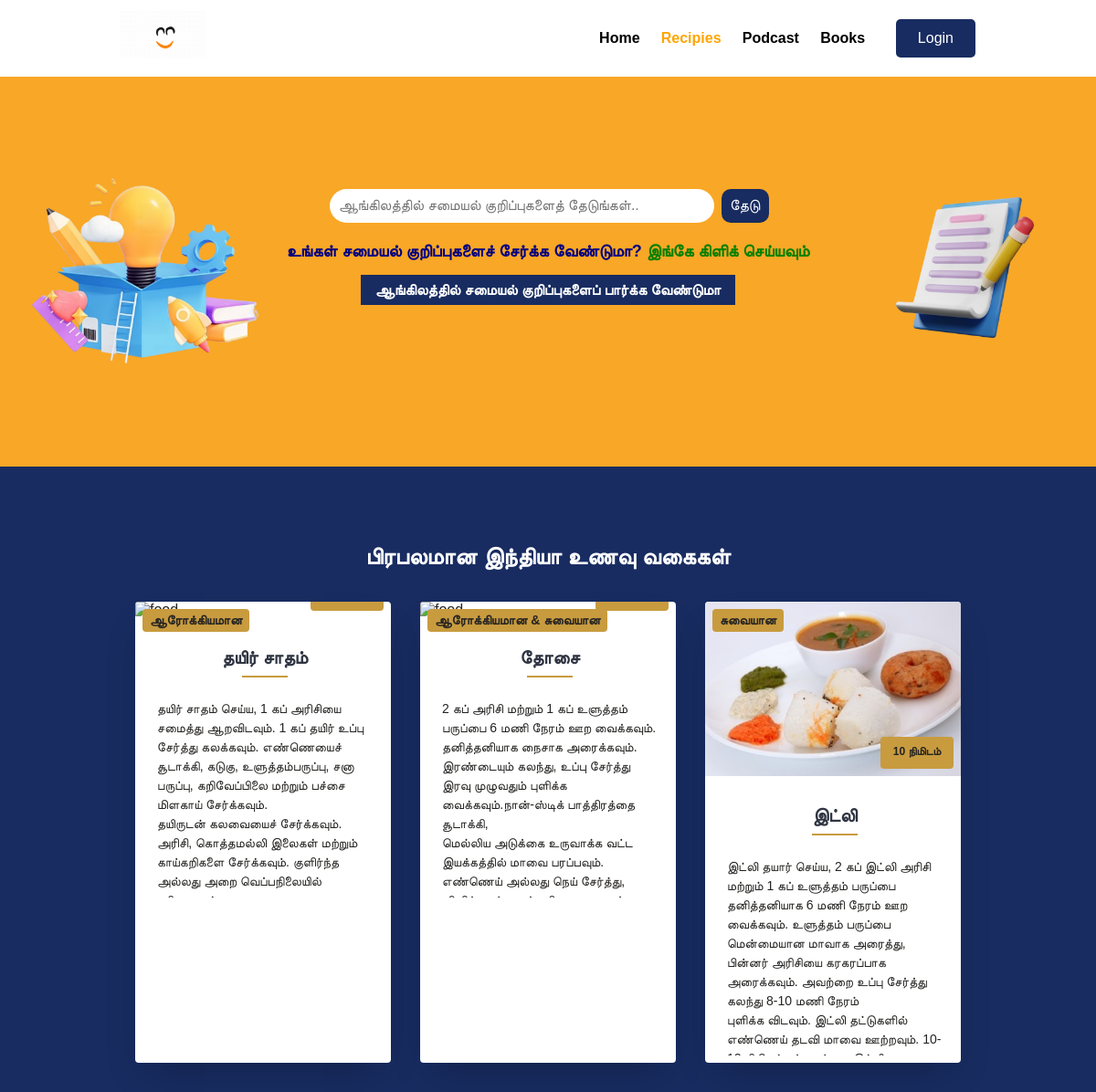
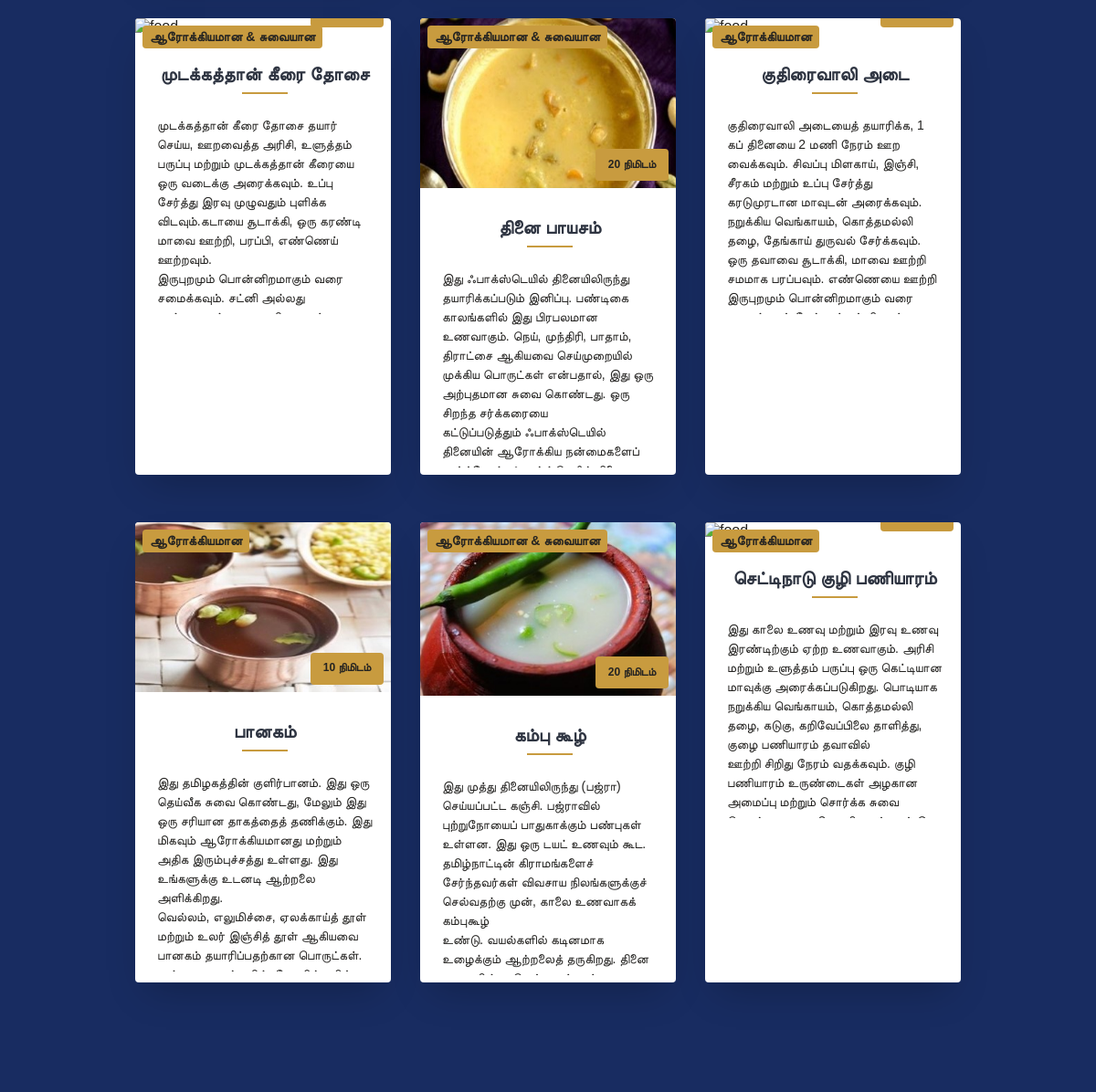
Screenshot of /Recipies-tam.php with the database file from the repository (2 pictures, top to bottom).
### tables this page shows
CREATE TABLE `recipies_tamil` (
  `id` int(10) UNSIGNED NOT NULL,
  `title` varchar(200) NOT NULL,
  `description` varchar(255) NOT NULL,
  `rem_description` varchar(255) NOT NULL,
  `image_name` varchar(255) NOT NULL,
  `type` varchar(200) NOT NULL,
  `timing` varchar(200) NOT NULL,
  `serving` varchar(200) NOT NULL,
  `ingredients` varchar(200) NOT NULL,
  `posted_by` varchar(200) NOT NULL,
  `posted_on` datetime NOT NULL
);

### Recipies-tam.php (the view, shortened to what this page needs)
<?php include('Back-end/config/constants.php'); ?>
<!DOCTYPE html>
<html lang="en">
<head>
    <link rel="stylesheet" href="Front-end/css/style.css">
</head>
<body>
    <section class="navbar" style="background-color:white;">
        <div class="container2">
            <div class="logo">
                <a href="#" title="Logo">
                    <img src="Front-end/images/foodies.gif" alt="Restaurant Logo" class="img-responsive" >
                </a>
            </div>
            <div class="menu text-right">
                <ul>
                    <li>
                        <a href="<?php echo SITEURL; ?>" >Home</a>
                    </li>
                    <li>
                        <a href="<?php echo SITEURL; ?>Recipies.php" style="color: orange;">Recipies</a>
                    </li>
                    <li>
                    <a href="<?php echo SITEURL; ?>Podcast.php" >Podcast</a>
                        </li>
                        <li>
                        <a href="<?php echo SITEURL; ?>Books.php" >Books</a>
                    </li>
                    <a href="<?php echo SITEURL; ?>Back-end/Restaurant-food/admin/login-rest.php"><button class="button"
                        style=" background-color: #182C61;
                            color: rgb(255, 255, 255);
                            padding: 12px 24px;
                            border-radius: 5px; margin-left: 20px;">Login</button></a>
                </ul>
            </div>
        </div>
    </section>
     <section class="food-search6 text-center">
        <div class="container">
        <form action="<?php echo SITEURL; ?>Recipies-search-tam.php" method="POST">
                <input type="search" name="recipies1" placeholder="ஆங்கிலத்தில் சமையல் குறிப்புகளைத் தேடுங்கள்.." required id="search-bar">
                <input type="submit" name="submit" value="தேடு" class="btn btn-primary" id="search-btn"><br><br>
                <span style="font-size:18px; font-weight:bold; color:navy;">உங்கள் சமையல் குறிப்புகளைச் சேர்க்க வேண்டுமா? <a href="<?php echo SITEURL; ?>Blog/add-recipies-tam.php" style="font-size:18px; font-weight:bold; color:green;">இங்கே கிளிக் செய்யவும்</a><span><br><br>
            </form>
            <a href="<?php echo SITEURL; ?>Recipies.php" style="font-size:16px; font-weight:bold; border:5px; padding:8px 16px; background-color: #182C61; color: white; "> ஆங்கிலத்தில் சமையல் குறிப்புகளைப் பார்க்க வேண்டுமா </a>
            <br><br><br>
?> <br>
        </div>
    </section>
    <section class="food-type">
        <div class="container">
        <h2 class="text-center" style="color: white; font-size:25px;">பிரபலமான இந்தியா உணவு வகைகள்</h2>
        <div class="main" style='font-family: "Oxygen", sans-serif;   color: #050505;'>
  <ul class="cards">
        <?php
           $sql2 ="SELECT * FROM recipies_tamil";
           $res2 = mysqli_query($conn, $sql2);
           $count2 = mysqli_num_rows($res2);
           if($count2>0)
           {
             while($row2=mysqli_fetch_assoc($res2))
             {
                    $title = $row2['title'];
                    $description = $row2['description'];
                    $rem_description = $row2['rem_description'];
                    $type = $row2['type'];
                    $timing = $row2['timing'];
                    $image_name = $row2['image_name'];
                     ?>
    <li class="cards_item">
      <div class="card">
        <div class="card_image">
          <span class="note"><?php echo $type;?></span>
                  <?php
                  if($image_name=="")
                  {
                   echo "<div class='error'>புகை படம் கிடைக்கவில்லை  <strong>X</strong></div>";
                  }else{
                   ?>
                  <img src="<?php echo SITEURL; ?>Front-end/blog/tam/<?php echo $image_name;?>" alt="food"  />
                   <?php
                  }
              ?>
          <span class="card_price"><span><?php echo $timing."";?></span>
        </div>
        <div class="card_content">
          <h2 class="card_title"><?php echo $title;?></h2>
          <p> <?php echo $description;?><br>
          <?php echo $rem_description;?></p>
          <br>
          </div>
        </div>
    </li>
      <?php
                }
                }
              else
                 {
              echo "<div class='error'>சமையல் வகைகள் பதிவிடவில்லை <strong>X</strong></div>";
             }
            ?>
</ul>
</div>
        </div>
    </section>

### Front-end/css/style.css (style rules this page uses)
* { margin: 0 0; padding: 0 0; font-family: Arial, Helvetica, sans-serif; }
.container { width: 80%; margin: 0 auto; padding: 1%; }
.container2 { width: 80%; margin: 0 auto; padding: 1%; }
.img-responsive { width: 100%; }
.text-right { text-align: right; }
.text-center { text-align: center; }
a { color: black; text-decoration: none; }
.btn { padding: 1%; border: none; font-size: 1rem; border-radius: 10px; }
.btn-primary { background-color: #182C61; color: white; cursor: pointer; }
h2 { color: #2f3542; font-size: 2rem; margin-bottom: 2%; }
.logo { width: 10%; float: left; }
.menu { line-height: 60px; }
.menu ul { list-style-type: none; }
.menu ul li { display: inline; padding: 1%; font-weight: bold; }
.food-search6 { background-image: url(../images/Foodies_blog.png); background-size: cover; background-repeat: no-repeat; background-position: center; padding: 9% 0; }
.food-search6 input[type="search"] { width: 45%; padding: 1%; font-size: 1rem; border: none; border-radius: 30px; margin: 3px; }
.food-type { background-color:#182C61; padding: 6% 0; }
.card { border-radius: 8px; box-shadow: 0 2px 2px rgba(204, 197, 185, 0.5); background-color: #FFFFFF; color: #252422; margin-bottom: 20px; position: relative; z-index: 1; }
.button { border: none; color: rgb(255, 255, 255); padding: 14px 28px; text-align: center; text-decoration: none; display: inline-block; font-size: 16px; transition-duration: 0.4s; cursor: pointer; }
p { font-size: 14px; line-height: 21px; }

### Recipies-tam.php (style rules this page uses)
*, *::before, *::after { box-sizing: border-box; }
.main { max-width: 1200px; margin: 0 auto; }
.cards { display: flex; flex-wrap: wrap; list-style: none; margin: 0; padding: 0; }
.cards_item { display: flex; padding: 1rem; }
.card_image { position: relative; max-height: 250px; }
.card_image img { width: 100%; height: 100%; object-fit: cover; }
.card_price { position: absolute; bottom: 8px; right: 8px; display: flex; justify-content: center; align-items: center; width: 80px; height: 35px; border-radius: 0.25rem; background-color: #c89b3f; font-size: 18px; font-weight: 700; }
.card_price span { font-size: 12px; margin-top: -2px; }
.note { position: absolute; top: 8px; left: 8px; padding: 4px 8px; border-radius: 0.25rem; background-color: #c89b3f; font-size: 14px; font-weight: 700; }
@media (min-width: 40rem) { .cards_item { width: 50%; } }
@media (min-width: 56rem) { .cards_item { width: 33.3333%; } }
.card { background-color: white; border-radius: 0.25rem; box-shadow: 0 20px 40px -14px rgba(0, 0, 0, 0.25); display: flex; flex-direction: column; overflow: hidden; }
.card_content { position: relative; padding: 16px 12px 32px 24px; margin: 16px 8px 8px 0; max-height: 290px; overflow-y: scroll; }
.card_title { position: relative; margin: 0 0 24px; padding-bottom: 10px; text-align: center; font-size: 20px; font-weight: 700; }
.card_title::after { position: absolute; display: block; width: 50px; height: 2px; bottom: 0; left: 50%; transform: translateX(-50%); background-color: #c89b3f; content: ""; }

### rows the page displays
recipies_tamil: type "ஆரோக்கியமான", title "தயிர் சாதம்", description "தயிர் சாதம் செய்ய, 1 கப் அரிசியை சமைத்து ஆறவிடவும். 1 கப் தயிர் உப்பு சேர்த்து கலக்கவும். எண்ணெயைச் சூடாக்கி, கடுகு, உளுத்தம்பருப்பு, சனா பருப்பு, கறிவேப்பிலை மற்றும் பச்சை மிளகாய் சேர்க்கவும்.", rem_description "தயிருடன் கலவையைச் சேர்க்கவும். அரிசி, கொத்தமல்லி இலைகள் மற்றும் காய்கறிகளை சேர்க்கவும். குளிர்ந்த அல்லது அறை வெப்பநிலையில்…"
recipies_tamil: type "ஆரோக்கியமான & சுவையான", title "தோசை", description "2 கப் அரிசி மற்றும் 1 கப் உளுத்தம் பருப்பை 6 மணி நேரம் ஊற வைக்கவும். தனித்தனியாக நைசாக அரைக்கவும். இரண்டையும் கலந்து, உப்பு சேர்த்து இரவு முழுவதும் புளிக்க வைக்கவும்.நான்-ஸ்டிக் பாத்திரத்தை சூடாக்கி,", rem_description "மெல்லிய அடுக்கை உருவாக்க வட்ட இயக்கத்தில் மாவை பரப்பவும். எண்ணெய் அல்லது நெய் சேர்த்து,…"
recipies_tamil: type "சுவையான", image_name (picture), timing "10 நிமிடம்", title "இட்லி", description "இட்லி தயார் செய்ய, 2 கப் இட்லி அரிசி மற்றும் 1 கப் உளுத்தம் பருப்பை தனித்தனியாக 6 மணி நேரம் ஊற வைக்கவும். உளுத்தம் பருப்பை மென்மையான மாவாக அரைத்து, பின்னர் அரிசியை கரகரப்பாக அரைக்கவும். அவற்றை உப்பு சேர்த்து கலந்து 8-10 மணி நேரம்", rem_description "புளிக்க விடவும். இட்லி தட்டுகளில் எண்ணெய் தடவி மாவை ஊற்றவும்.…"
recipies_tamil: type "ஆரோக்கியமான & சுவையான", title "முடக்கத்தான் கீரை தோசை", description "முடக்கத்தான் கீரை தோசை தயார் செய்ய, ஊறவைத்த அரிசி, உளுத்தம் பருப்பு மற்றும் முடக்கத்தான் கீரையை ஒரு வடைக்கு அரைக்கவும். உப்பு சேர்த்து இரவு முழுவதும் புளிக்க விடவும்.கடாயை சூடாக்கி, ஒரு கரண்டி மாவை ஊற்றி, பரப்பி, எண்ணெய் ஊற்றவும்.", rem_description "இருபுறமும் பொன்னிறமாகும் வரை சமைக்கவும். சட்னி அல்லது…"
recipies_tamil: type "ஆரோக்கியமான & சுவையான", image_name (picture), timing "20 நிமிடம்", title "தினை பாயசம்", description "இது ஃபாக்ஸ்டெயில் தினையிலிருந்து தயாரிக்கப்படும் இனிப்பு. பண்டிகை காலங்களில் இது பிரபலமான உணவாகும். நெய், முந்திரி, பாதாம், திராட்சை ஆகியவை செய்முறையில் முக்கிய பொருட்கள் என்பதால், இது ஒரு அற்புதமான சுவை கொண்டது. ஒரு சிறந்த சர்க்கரையை", rem_description "கட்டுப்படுத்தும் ஃபாக்ஸ்டெயில் தினையின் ஆரோக்கிய நன்மைகளைப்…"
recipies_tamil: type "ஆரோக்கியமான", title "குதிரைவாலி அடை", description "குதிரைவாலி அடையைத் தயாரிக்க, 1 கப் தினையை 2 மணி நேரம் ஊற வைக்கவும். சிவப்பு மிளகாய், இஞ்சி, சீரகம் மற்றும் உப்பு சேர்த்து கரடுமுரடான மாவுடன் அரைக்கவும். நறுக்கிய வெங்காயம், கொத்தமல்லி தழை, தேங்காய் துருவல் சேர்க்கவும்.", rem_description "ஒரு தவாவை சூடாக்கி, மாவை ஊற்றி சமமாக பரப்பவும். எண்ணெயை ஊற்றி இருபுறமும் பொன்னிறமாகும் வரை…"
recipies_tamil: type "ஆரோக்கியமான", image_name (picture), timing "10 நிமிடம்", title "பானகம்", description "இது தமிழகத்தின் குளிர்பானம். இது ஒரு தெய்வீக சுவை கொண்டது, மேலும் இது ஒரு சரியான தாகத்தைத் தணிக்கும். இது மிகவும் ஆரோக்கியமானது மற்றும் அதிக இரும்புச்சத்து உள்ளது. இது உங்களுக்கு உடனடி ஆற்றலை அளிக்கிறது.", rem_description "வெல்லம், எலுமிச்சை, ஏலக்காய்த் தூள் மற்றும் உலர் இஞ்சித் தூள் ஆகியவை பானகம் தயாரிப்பதற்கான பொருட்கள்.…"
recipies_tamil: type "ஆரோக்கியமான & சுவையான", image_name (picture), timing "20 நிமிடம்", title "கம்பு கூழ்", description "இது முத்து தினையிலிருந்து (பஜ்ரா) செய்யப்பட்ட கஞ்சி. பஜ்ராவில் புற்றுநோயைப் பாதுகாக்கும் பண்புகள் உள்ளன. இது ஒரு டயட் உணவும் கூட. தமிழ்நாட்டின் கிராமங்களைச் சேர்ந்தவர்கள் விவசாய நிலங்களுக்குச் செல்வதற்கு முன், காலை உணவாகக் கம்புகூழ்", rem_description "உண்டு. வயல்களில் கடினமாக உழைக்கும் ஆற்றலைத் தருகிறது. தினை…"
recipies_tamil: type "ஆரோக்கியமான", title "செட்டிநாடு குழி பணியாரம்", description "இது காலை உணவு மற்றும் இரவு உணவு இரண்டிற்கும் ஏற்ற உணவாகும். அரிசி மற்றும் உளுத்தம் பருப்பு ஒரு கெட்டியான மாவுக்கு அரைக்கப்படுகிறது. பொடியாக நறுக்கிய வெங்காயம், கொத்தமல்லி தழை, கடுகு, கறிவேப்பிலை தாளித்து, குழை பணியாரம் தவாவில்", rem_description "ஊற்றி சிறிது நேரம் வதக்கவும். குழி பணியாரம் உருண்டைகள் அழகான அமைப்பு மற்றும் சொர்க்க சுவை…"
